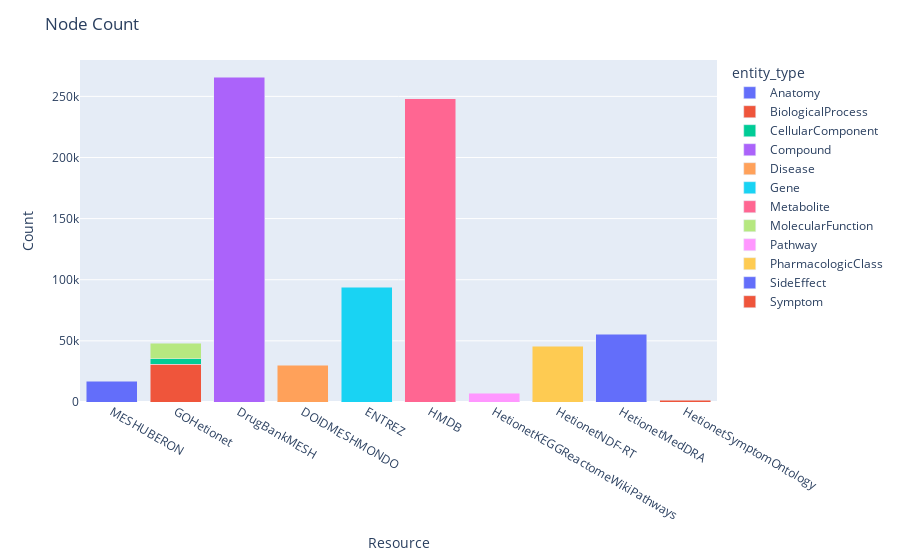

Here is the notebook cell this chart was saved with:
### Markdown cell above
### Chart 3: Number of nodes for each resource

### Code cell
chart3_data = node_stat.groupby(["entity_type"]).sum().reset_index()
fig3 = px.bar(
    chart3_data, x="resource", y="entity_count", color="entity_type", barmode="stack"
)
fig3.update_layout(**gen_layout("Node Count", "Resource", "Count", True))
fig3.show()

### Figure 1 — Plotly figure (JSON) as saved in the notebook; plotly's stock layout.template omitted (floating-point values rounded to 4 significant figures)
{"data": [{"alignmentgroup": "True", "hovertemplate": "entity_type=Anatomy<br>resource=%{x}<br>entity_count=%{y}<extra></extra>", "legendgroup": "Anatomy", "marker": {"color": "#636efa", "pattern": {"shape": ""}}, "name": "Anatomy", "offsetgroup": "Anatomy", "orientation": "v", "showlegend": true, "textposition": "auto", "type": "bar", "x": ["MESHUBERON"], "xaxis": "x", "y": [17137], "yaxis": "y"}, {"alignmentgroup": "True", "hovertemplate": "entity_type=BiologicalProcess<br>resource=%{x}<br>entity_count=%{y}<extra></extra>", "legendgroup": "BiologicalProcess", "marker": {"color": "#EF553B", "pattern": {"shape": ""}}, "name": "BiologicalProcess", "offsetgroup": "BiologicalProcess", "orientation": "v", "showlegend": true, "textposition": "auto", "type": "bar", "x": ["GOHetionet"], "xaxis": "x", "y": [30958], "yaxis": "y"}, {"alignmentgroup": "True", "hovertemplate": "entity_type=CellularComponent<br>resource=%{x}<br>entity_count=%{y}<extra></extra>", "legendgroup": "CellularComponent", "marker": {"color": "#00cc96", "pattern": {"shape": ""}}, "name": "CellularComponent", "offsetgroup": "CellularComponent", "orientation": "v", "showlegend": true, "textposition": "auto", "type": "bar", "x": ["GOHetionet"], "xaxis": "x", "y": [4517], "yaxis": "y"}, {"alignmentgroup": "True", "hovertemplate": "entity_type=Compound<br>resource=%{x}<br>entity_count=%{y}<extra></extra>", "legendgroup": "Compound", "marker": {"color": "#ab63fa", "pattern": {"shape": ""}}, "name": "Compound", "offsetgroup": "Compound", "orientation": "v", "showlegend": true, "textposition": "auto", "type": "bar", "x": ["DrugBankMESH"], "xaxis": "x", "y": [265753], "yaxis": "y"}, {"alignmentgroup": "True", "hovertemplate": "entity_type=Disease<br>resource=%{x}<br>entity_count=%{y}<extra></extra>", "legendgroup": "Disease", "marker": {"color": "#FFA15A", "pattern": {"shape": ""}}, "name": "Disease", "offsetgroup": "Disease", "orientation": "v", "showlegend": true, "textposition": "auto", "type": "bar", "x": ["DOIDMESHMONDO"], "xaxis": "x", "y": [30101], "yaxis": "y"}, {"alignmentgroup": "True", "hovertemplate": "entity_type=Gene<br>resource=%{x}<br>entity_count=%{y}<extra></extra>", "legendgroup": "Gene", "marker": {"color": "#19d3f3", "pattern": {"shape": ""}}, "name": "Gene", "offsetgroup": "Gene", "orientation": "v", "showlegend": true, "textposition": "auto", "type": "bar", "x": ["ENTREZ"], "xaxis": "x", "y": [93995], "yaxis": "y"}, {"alignmentgroup": "True", "hovertemplate": "entity_type=Metabolite<br>resource=%{x}<br>entity_count=%{y}<extra></extra>", "legendgroup": "Metabolite", "marker": {"color": "#FF6692", "pattern": {"shape": ""}}, "name": "Metabolite", "offsetgroup": "Metabolite", "orientation": "v", "showlegend": true, "textposition": "auto", "type": "bar", "x": ["HMDB"], "xaxis": "x", "y": [247967], "yaxis": "y"}, {"alignmentgroup": "True", "hovertemplate": "entity_type=MolecularFunction<br>resource=%{x}<br>entity_count=%{y}<extra></extra>", "legendgroup": "MolecularFunction", "marker": {"color": "#B6E880", "pattern": {"shape": ""}}, "name": "MolecularFunction", "offsetgroup": "MolecularFunction", "orientation": "v", "showlegend": true, "textposition": "auto", "type": "bar", "x": ["GOHetionet"], "xaxis": "x", "y": [12645], "yaxis": "y"}, {"alignmentgroup": "True", "hovertemplate": "entity_type=Pathway<br>resource=%{x}<br>entity_count=%{y}<extra></extra>", "legendgroup": "Pathway", "marker": {"color": "#FF97FF", "pattern": {"shape": ""}}, "name": "Pathway", "offsetgroup": "Pathway", "orientation": "v", "showlegend": true, "textposition": "auto", "type": "bar", "x": ["HetionetKEGGReactomeWikiPathways"], "xaxis": "x", "y": [7305], "yaxis": "y"}, {"alignmentgroup": "True", "hovertemplate": "entity_type=PharmacologicClass<br>resource=%{x}<br>entity_count=%{y}<extra></extra>", "legendgroup": "PharmacologicClass", "marker": {"color": "#FECB52", "pattern": {"shape": ""}}, "name": "PharmacologicClass", "offsetgroup": "PharmacologicClass", "orientation": "v", "showlegend": true, "textposition": "auto", "type": "bar", "x": ["HetionetNDF-RT"], "xaxis": "x", "y": [45606], "yaxis": "y"}, {"alignmentgroup": "True", "hovertemplate": "entity_type=SideEffect<br>resource=%{x}<br>entity_count=%{y}<extra></extra>", "legendgroup": "SideEffect", "marker": {"color": "#636efa", "pattern": {"shape": ""}}, "name": "SideEffect", "offsetgroup": "SideEffect", "orientation": "v", "showlegend": true, "textposition": "auto", "type": "bar", "x": ["HetionetMedDRA"], "xaxis": "x", "y": [55295], "yaxis": "y"}, {"alignmentgroup": "True", "hovertemplate": "entity_type=Symptom<br>resource=%{x}<br>entity_count=%{y}<extra></extra>", "legendgroup": "Symptom", "marker": {"color": "#EF553B", "pattern": {"shape": ""}}, "name": "Symptom", "offsetgroup": "Symptom", "orientation": "v", "showlegend": true, "textposition": "auto", "type": "bar", "x": ["HetionetSymptomOntology"], "xaxis": "x", "y": [1451], "yaxis": "y"}], "layout": {"barmode": "stack", "legend": {"title": {"text": "entity_type"}, "tracegroupgap": 0}, "margin": {"t": 60}, "showlegend": true, "title": {"text": "Node Count"}, "xaxis": {"anchor": "y", "domain": [0, 1], "title": {"text": "Resource"}}, "yaxis": {"anchor": "x", "domain": [0, 1], "title": {"text": "Count"}}}}
